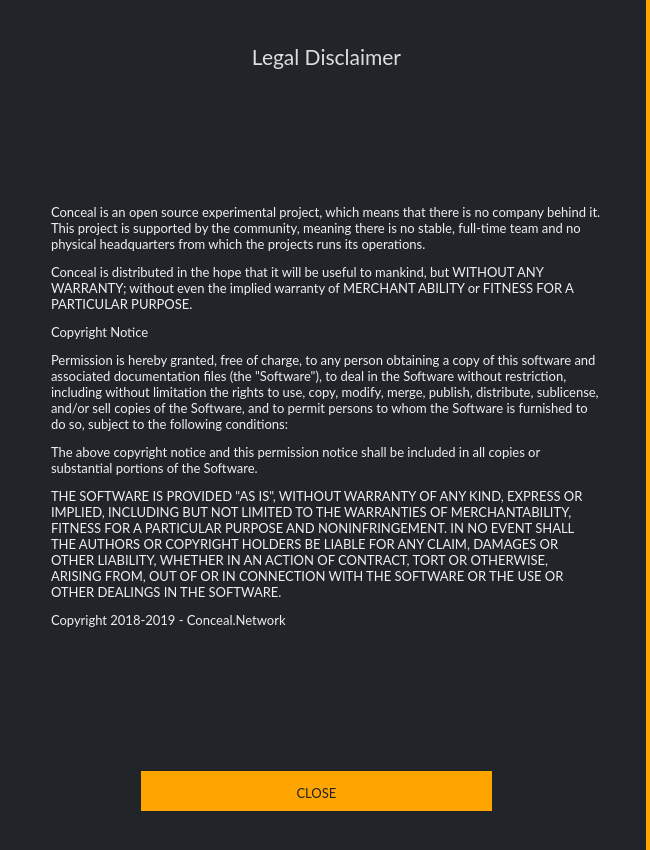
<?xml version="1.0" encoding="UTF-8"?>
<ui version="4.0">
 <class>DisclaimerDialog</class>
 <widget class="QDialog" name="DisclaimerDialog">
  <property name="geometry">
   <rect>
    <x>0</x>
    <y>0</y>
    <width>650</width>
    <height>850</height>
   </rect>
  </property>
  <property name="sizePolicy">
   <sizepolicy hsizetype="Fixed" vsizetype="Fixed">
    <horstretch>0</horstretch>
    <verstretch>0</verstretch>
   </sizepolicy>
  </property>
  <property name="minimumSize">
   <size>
    <width>300</width>
    <height>300</height>
   </size>
  </property>
  <property name="maximumSize">
   <size>
    <width>700</width>
    <height>900</height>
   </size>
  </property>
  <property name="windowTitle">
   <string>Legal Disclaimer</string>
  </property>
  <property name="styleSheet">
   <string notr="true">background-color: #212529; border-right: 4px solid orange;</string>
  </property>
  <layout class="QVBoxLayout" name="verticalLayout" stretch="0">
   <item>
    <widget class="QGroupBox" name="groupBox">
     <property name="styleSheet">
      <string notr="true">border: 0px;</string>
     </property>
     <property name="title">
      <string/>
     </property>
     <widget class="QLabel" name="m_aboutLabel">
      <property name="geometry">
       <rect>
        <x>40</x>
        <y>80</y>
        <width>550</width>
        <height>650</height>
       </rect>
      </property>
      <property name="sizePolicy">
       <sizepolicy hsizetype="Preferred" vsizetype="Expanding">
        <horstretch>0</horstretch>
        <verstretch>0</verstretch>
       </sizepolicy>
      </property>
      <property name="font">
       <font>
        <family>Lato</family>
        <pointsize>10</pointsize>
       </font>
      </property>
      <property name="styleSheet">
       <string notr="true">color: #eee;
border-right: 0px;</string>
      </property>
      <property name="text">
       <string>&lt;html&gt;&lt;head/&gt;&lt;body&gt;&lt;p&gt;Conceal is an open source experimental project, which means that there is no company behind it. This project is supported by the community, meaning there is no stable, full-time team and no physical headquarters from which the projects runs its operations. &lt;/p&gt;&lt;p&gt;Conceal is distributed in the hope that it will be useful to mankind, but WITHOUT ANY WARRANTY; without even the implied warranty of MERCHANT ABILITY or FITNESS FOR A PARTICULAR PURPOSE.&lt;/p&gt;&lt;p&gt;Copyright Notice &lt;/p&gt;&lt;p&gt;Permission is hereby granted, free of charge, to any person obtaining a copy of this software and associated documentation files (the &amp;quot;Software&amp;quot;), to deal in the Software without restriction, including without limitation the rights to use, copy, modify, merge, publish, distribute, sublicense, and/or sell copies of the Software, and to permit persons to whom the Software is furnished to do so, subject to the following conditions: &lt;/p&gt;&lt;p&gt;The above copyright notice and this permission notice shall be included in all copies or substantial portions of the Software. &lt;/p&gt;&lt;p&gt;THE SOFTWARE IS PROVIDED &amp;quot;AS IS&amp;quot;, WITHOUT WARRANTY OF ANY KIND, EXPRESS OR IMPLIED, INCLUDING BUT NOT LIMITED TO THE WARRANTIES OF MERCHANTABILITY, FITNESS FOR A PARTICULAR PURPOSE AND NONINFRINGEMENT. IN NO EVENT SHALL THE AUTHORS OR COPYRIGHT HOLDERS BE LIABLE FOR ANY CLAIM, DAMAGES OR OTHER LIABILITY, WHETHER IN AN ACTION OF CONTRACT, TORT OR OTHERWISE, ARISING FROM, OUT OF OR IN CONNECTION WITH THE SOFTWARE OR THE USE OR OTHER DEALINGS IN THE SOFTWARE.&lt;/p&gt;&lt;p&gt;Copyright 2018-2019 - Conceal.Network&lt;/p&gt;&lt;/body&gt;&lt;/html&gt;</string>
      </property>
      <property name="textFormat">
       <enum>Qt::RichText</enum>
      </property>
      <property name="wordWrap">
       <bool>true</bool>
      </property>
      <property name="openExternalLinks">
       <bool>true</bool>
      </property>
     </widget>
     <widget class="QPushButton" name="m_closeButton">
      <property name="geometry">
       <rect>
        <x>130</x>
        <y>760</y>
        <width>351</width>
        <height>40</height>
       </rect>
      </property>
      <property name="minimumSize">
       <size>
        <width>125</width>
        <height>31</height>
       </size>
      </property>
      <property name="font">
       <font>
        <family>Lato</family>
        <pointsize>10</pointsize>
       </font>
      </property>
      <property name="styleSheet">
       <string notr="true">color: #222; background-color: orange; border-top: 3px solid orange;
border-right: 0px;</string>
      </property>
      <property name="text">
       <string>CLOSE</string>
      </property>
     </widget>
     <widget class="QLabel" name="label_3">
      <property name="geometry">
       <rect>
        <x>40</x>
        <y>30</y>
        <width>551</width>
        <height>31</height>
       </rect>
      </property>
      <property name="font">
       <font>
        <family>Lato</family>
        <pointsize>16</pointsize>
       </font>
      </property>
      <property name="styleSheet">
       <string notr="true">color: #ddd;
border-right: 0px;</string>
      </property>
      <property name="text">
       <string>Legal Disclaimer</string>
      </property>
      <property name="alignment">
       <set>Qt::AlignCenter</set>
      </property>
     </widget>
    </widget>
   </item>
  </layout>
 </widget>
 <resources/>
 <connections>
  <connection>
   <sender>m_closeButton</sender>
   <signal>clicked()</signal>
   <receiver>DisclaimerDialog</receiver>
   <slot>accept()</slot>
   <hints>
    <hint type="sourcelabel">
     <x>538</x>
     <y>285</y>
    </hint>
    <hint type="destinationlabel">
     <x>294</x>
     <y>156</y>
    </hint>
   </hints>
  </connection>
 </connections>
</ui>
